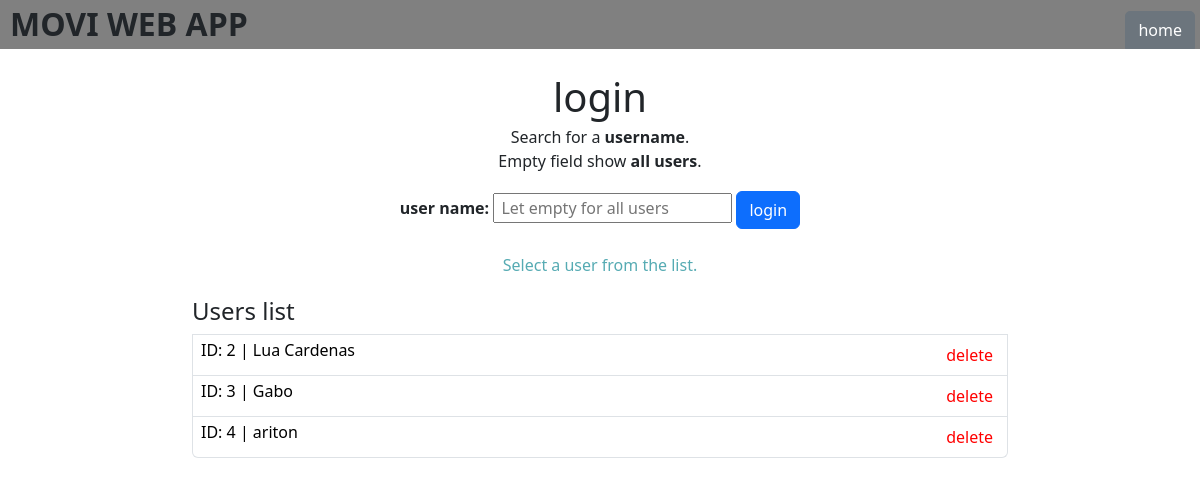
/users, run on an earlier commit of the app's database.
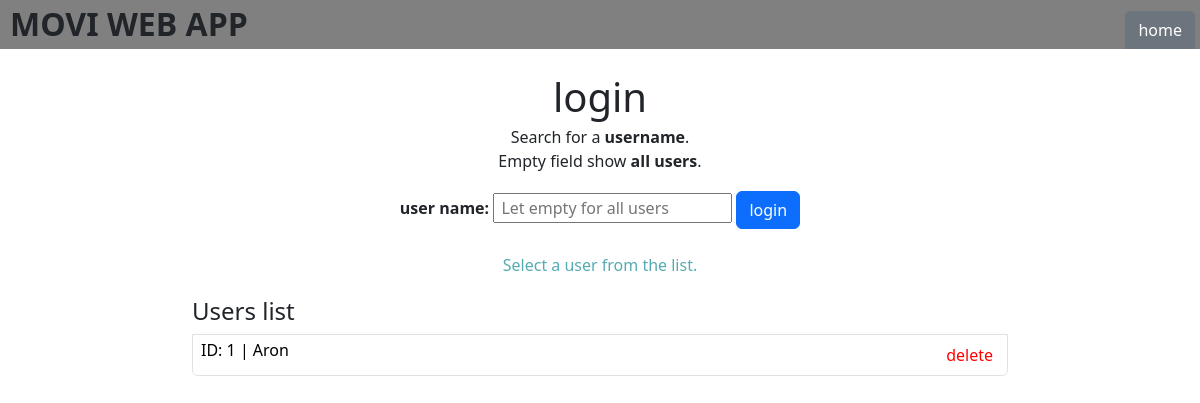
And on a later commit of the database.
### datamanager/data_models.py (models this page shows, shortened)
class User(db.Model):
    id: Mapped[int] = mapped_column(primary_key=True, autoincrement=True)
    name: Mapped[str] = mapped_column(nullable=False)
    reviews: Mapped[list["Review"]] = relationship(back_populates="user")
    movies: Mapped[list["Movie"]] = relationship(secondary=user_movie_association, back_populates="users")

### app.py (the view, shortened to what this page needs)
@app.route('/users', methods=['GET', 'POST'])
def list_users():
    with app.app_context():
        if request.method == 'POST':
            search_name = request.form.get('search_name')
            if search_name:
                users = User.query.filter(User.name.like(f"%{search_name}%")).all()
                msg = f"Select a user from the list."
                if not users:
                    msg = f"No user was found with the name {search_name}"
                    users = User.query.all()
            else:
                users = User.query.all()
                msg = "Select a user from the list."
            return render_template('users.html', users=users, msg=msg)
    users = User.query.all()
    msg = "Select a user from the list."
    return render_template('users.html', users=users, msg=msg)

### templates/users.html (shortened to what this page needs)
{% extends "layout.html" %}
{% block content %}
<div class="users">
    <div class="div_form">
      <form action="" method="post">
          <h1>login</h1>
          <p>
              Search for a <b>username</b>.<br>
              Empty field show <b>all users</b>.
          </p>
          <div class="_input">
              <label for="search_name"><b>user name:</b></label>
              <input type="text" id="search_name" name="search_name" placeholder=" Let empty for all users">
              <button type="submit" class="btn btn-primary" >login</button>
          </div>
          <p class="msg">{{ msg }}</p>
      </form>
    </div>
    <div class="list-group">
      <h4>Users list</h4>
      {% for user in users %}
        <div class="list-group-item list-group-item-action space_between">
            <a class="list-group-item-action btn_user_id" href="/users/{{ user.id }}">
                <button name="user_id" value="{{ user.id }}">ID: {{ user.id }} | {{ user.name }}</button>
            </a>
            <form action="/users" method="POST">
                <button type="submit" name="user_id" value="{{ user.id }}" class="btn btn-light btn_delete_user" data-bs-toggle="tooltip" title="If you click, the user will be permanently deleted." >delete</button>
            </form>
        </div>
      {% endfor %}
    </div>
</div>
{% endblock %}

### templates/layout.html (shortened to what this page needs)
<!DOCTYPE html>
<html lang="en">
<head>
    <link href="https://cdn.jsdelivr.net/npm/bootstrap@5.3.3/dist/css/bootstrap.min.css" rel="stylesheet">
    <link rel="stylesheet" href="{{ url_for('static', filename='style.css') }}">
</head>
<body>
    <div class="bar_menu" style="background-color: gray">
        <div class="row">
            <div class="col-7">
                <h2><b>MOVI WEB APP</b></h2>
            </div>
            <div class="col-5" style="display: flex; justify-content: end; align-items: end;">
                <a href="/"><button type="button" class="btn btn-secondary">home</button></a>
            </div>
        </div>
    </div>
    <div class="container">
        {% block content %}{% endblock %}
    </div>
</body>
</html>

### static/style.css (style rules this page uses)
* { box-sizing: border-box; }
body, html { margin: 0px; padding: 0px; overflow-x: hidden; }
h1, h2 { margin: 0px; line-height: 90%; }
p { margin: 0px; }
.container { padding-top: 30px; padding-bottom: 20px; width: 70vw; }
.users div:first-child { text-align: center; margin-bottom: 20px; }
.bar_menu h2 { margin: 10px 0px 10px 10px; }
.bar_menu button { border-radius: 5px 5px 0px 0px; margin-right: 5px; }
.list-group button { background-color: transparent; border: none; }
.users .div_form form p { margin-top: 10px; }
.users .div_form form .msg { color: #56ABB3; }
.users .div_form form input { margin: 20px 0px; }
.users .list-group .space_between { display: flex; justify-content: space-between; }
.users .list-group .list-group-item { padding: 2px; }
.users .list-group .btn-light { color: red; }

What changed in the data, as far as the page shows it:
removed User: id "2", name "Lua Cardenas"
removed User: id "3", name "Gabo"
removed User: id "4", name "ariton"
added User: id "1", name "Aron"
